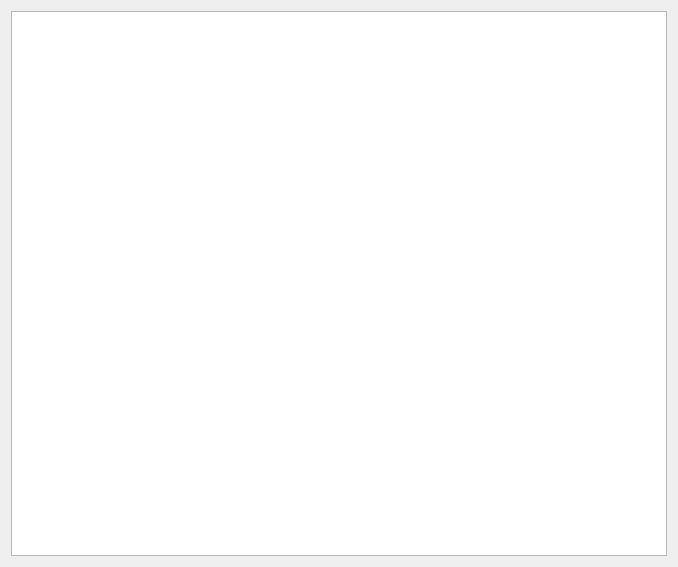
<?xml version="1.0" encoding="UTF-8"?>
<ui version="4.0">
 <class>Dialog</class>
 <widget class="QDialog" name="Dialog">
  <property name="geometry">
   <rect>
    <x>0</x>
    <y>0</y>
    <width>678</width>
    <height>567</height>
   </rect>
  </property>
  <property name="windowTitle">
   <string>Dialog</string>
  </property>
  <layout class="QVBoxLayout" name="verticalLayout">
   <item>
    <widget class="QTreeView" name="treeView"/>
   </item>
  </layout>
 </widget>
 <resources/>
 <connections/>
</ui>
